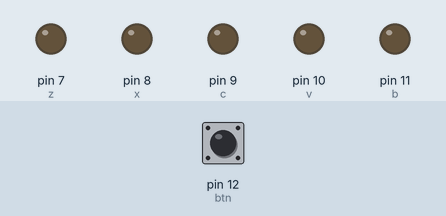
Bench run of a sketch on a simulated Arduino Uno, built with avr-gcc and run on an emulated ATmega328P. Parts: output pins drawn as LEDs (lit = HIGH). Dashed ring = blinking. The test bench sets the inputs (shaded band); at power-on: pin 12 (btn) LOW.

Above: at 1.2 s.
1.3 s: pin 12 (btn) pulled HIGH for 0.15 s
At 1.55 s:
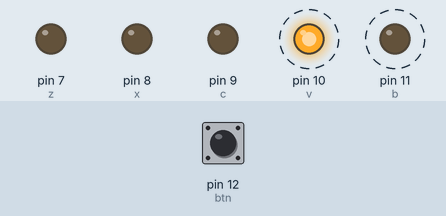
At 1.95 s:
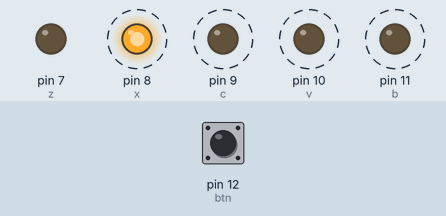
Timing chart, 0 to 8.7 s (numbered marks = the images above; inputs shaded):
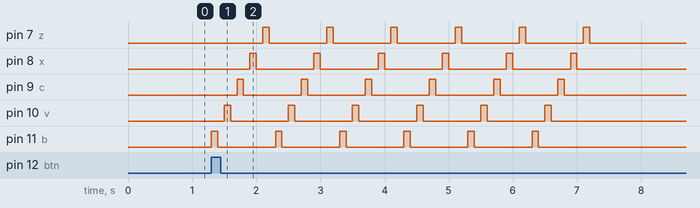

Measured:
- after the input at 1.3 s, pin 7 (z): alternates HIGH for 0.10 s and LOW for 0.90 s, 12 changes in all, then stays LOW, starting after 0.80 s; pin 8 (x): alternates HIGH for 0.10 s and LOW for 0.90 s, 12 changes in all, then stays LOW, starting after 0.60 s

The sketch:

2C_knopki_3.ino
```cpp
int btn = 12;
int z = 7;
int x = 8;
int c = 9;
int v = 10;
int b = 11;
void setup()
{
  pinMode(btn, INPUT);
  pinMode(z, OUTPUT);
  pinMode(x, OUTPUT);
  pinMode(c, OUTPUT);
  pinMode(v, OUTPUT);
  pinMode(b, OUTPUT);
}
void loop()
{
  int btn_q;
  btn_q = digitalRead(btn);

  if (btn_q == HIGH)
  {
    for (int i = 0; i < 6; i++)
    {
      digitalWrite(b, HIGH);
      delay(100);
      digitalWrite(b, LOW);
      delay(100);

      digitalWrite(v, HIGH);
      delay(100);
      digitalWrite(v, LOW);
      delay(100);

      digitalWrite(c, HIGH);
      delay(100);
      digitalWrite(c, LOW);
      delay(100);

      digitalWrite(x, HIGH);
      delay(100);
      digitalWrite(x, LOW);
      delay(100);

      digitalWrite(z, HIGH);
      delay(100);
      digitalWrite(z, LOW);
      delay(100);
    }
  }
}
```
